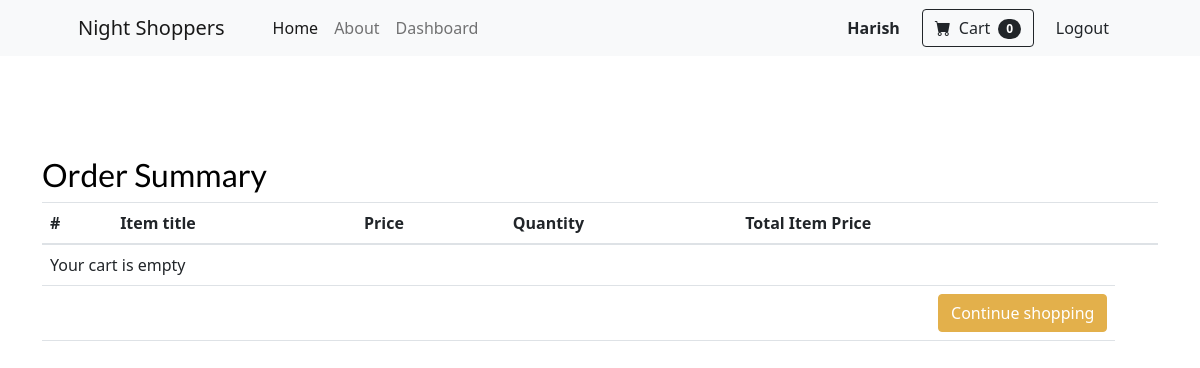
/order-summary (signed in), run on an earlier commit of the app's database.
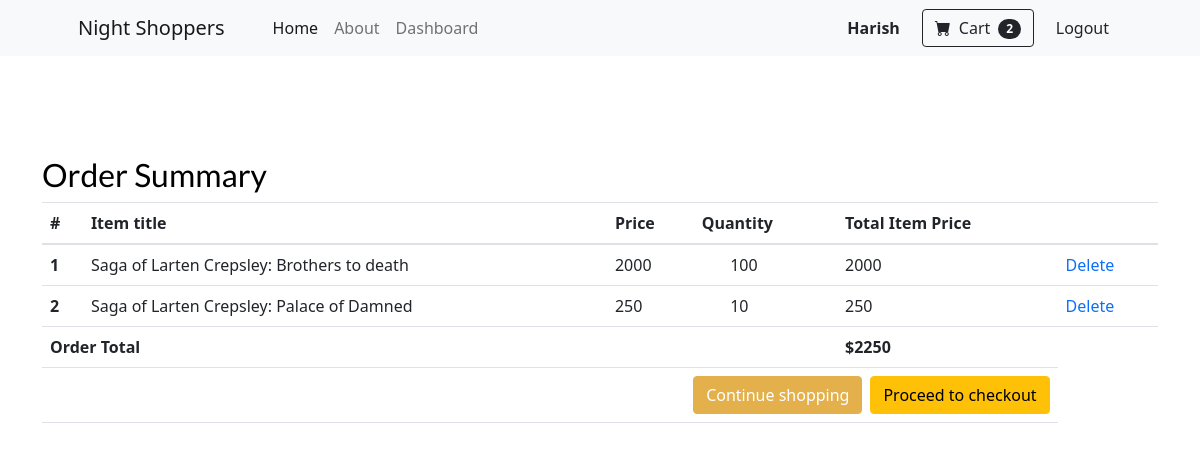
And on a later commit of the database.
### main/models.py (models this page shows, shortened)
class OrderItems(models.Model):
    user =  models.ForeignKey(User, on_delete=models.CASCADE,null=True)
    item = models.ForeignKey(Products,on_delete=models.CASCADE,null=True)
    qty = models.IntegerField()
    ordered = models.BooleanField(default=False)
    coupon = models.ForeignKey(
        'Coupon', on_delete=models.SET_NULL, blank=True, null=True)
    billing_address = models.ForeignKey(
        'Address', related_name='billing_address', on_delete=models.SET_NULL, blank=True, null=True)
    date_ordered = models.DateTimeField(auto_now_add=True)
    def price(self):
        return int(self.qty) * int(self.item.price)

class Products(models.Model):
    user = models.ForeignKey(User, on_delete=models.CASCADE,null=True)
    product_name = models.CharField(max_length=100)
    description = models.TextField()
    price = models.CharField(max_length=10000,null=False,default='0')
    tags = models.CharField(max_length=100,null=True)
    Image = models.ImageField(null=True,blank=True)
    date_created = models.DateTimeField(auto_now_add=True)
    def __str__(self):
        return self.product_name

### main/views.py (the view)
# urls.py: path('order-summary',views.summary,name='order-summary'),
def summary(request):
    orders = request.user.orderitems_set.all()
    final_price = 0
    for i in orders:
        final_price += i.price()
    print(final_price)
    context= {'orders':orders,'finalprice':final_price}
    return render(request,'main/order_summary.html',context)

### main/templates/main/order_summary.html (shortened to what this page needs)
{% extends "main/base.html" %}
{% block content %}
{% include 'main/nav.html' %}
  <main>
    <div class="container" style="padding-top:100px;">
    <div class="table-responsive text-nowrap">
    <h2>Order Summary</h2>
    <table class="table">
        <thead>
        <tr>
            <th scope="col">#</th>
            <th scope="col">Item title</th>
            <th scope="col">Price</th>
            <th scope="col">Quantity</th>
            <th scope="col">Total Item Price</th>
            <th scope="col"></th>
        </tr>
        </thead>
        <tbody>
        {% for order_item in orders %}
        <tr>
            <th scope="row">{{ forloop.counter }}</th>
            <td>{{ order_item.item }}</td>
            <td>{{ order_item.price }}</td>
            <td><a href="{% url 'update-cart' order_item.id 'heheh' %}"><i class="fas fa-minus ml-3"></i></a>{{ order_item.qty }}<a href="{% url 'update-cart' order_item.id 'increment' %}"><i class="fas fa-plus ml-2"></i></a></td>
            <td>{{ order_item.price }}</td>
            <td><a href="{% url 'cart-delete-item' order_item.id  %} ">Delete</a></td>
        </tr>
        {% empty %}
        <tr>
            <td colspan='5'>Your cart is empty</td>
        </tr>
        <tr>
            <td colspan="5">
            <a class='btn btn-primary float-right' href='/'>Continue shopping</a>
            </td>
        </tr>
        {% endfor %}
        {% if finalprice %}
        <tr>
            <td colspan="4"><b>Order Total</b></td>
            <td><b>${{ finalprice }}</b></td>
        </tr>
        <tr>
            <td colspan="5">
            <a class='btn btn-warning float-right ml-2' href="{% url 'checkout' %}">Proceed to checkout</a>
            <a class='btn btn-primary float-right' href='/'>Continue shopping</a>
            </td>
        </tr>
        {% endif %}
        </tbody>
    </table>
    </div>
    </div>
  </main>
{% endblock content %}

### main/templates/main/nav.html (shortened to what this page needs)
{% extends 'main/base.html' %}
{% load static %}
{% block content %}
<nav class="navbar navbar-expand-lg navbar-light bg-light">
    <div class="container px-4 px-lg-5">
        <a class="navbar-brand" href="#!">Night Shoppers</a>
        <div class="collapse navbar-collapse" id="navbarSupportedContent">
            <ul class="navbar-nav me-auto mb-2 mb-lg-0 ms-lg-4">
                <li class="nav-item"><a class="nav-link active" aria-current="page" href="{% url 'home' %}">Home</a></li>
                <li class="nav-item"><a class="nav-link" href="{% url 'about' %}">About</a></li>
                {% if request.user.customer.creator %}
                <li class="nav-item"><a class="nav-link" href="{% url 'dashboard' request.user.customer.id %}">Dashboard</a></li>
                {% endif %}
            </ul>
            {% if request.user.is_authenticated %}
            <a class="btn  ji" href="{% url 'settings' %}"><b>{{request.user}}</b></a>
            <div class="d-flex ji">
                <a  href="{% url 'order-summary' %}" class="btn btn-outline-dark " type="submit" >
                    <i class="bi-cart-fill me-1"></i>
                    Cart
                    <span class="badge bg-dark text-white ms-1 rounded-pill">{{request.user.orderitems_set.count}}</span>
                </a>
            </div>
            <a class="btn" href="{% url 'logout' %}">Logout</a>
            {% endif %}
        </div>
    </div>
</nav>
{% endblock content %}

What changed in the data, as far as the page shows it:
added OrderItems: item "Saga of Larten Crepsley: Brothers to death", price "2000", qty "100"
added OrderItems: item "Saga of Larten Crepsley: Palace of Damned", price "250", qty "10"
Also different on the page:
{{ request.user.orderitems_set.count }}: "0" → "2"
{{ finalprice }}: (not shown) → "2250"
text no longer shown: "Your cart is empty"
text now shown: "Order Total $ Proceed to checkout"
